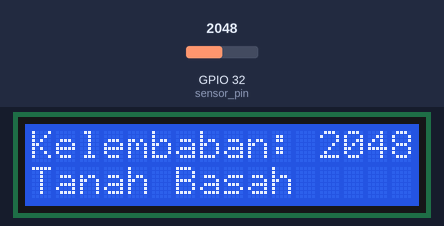
This sketch was run on a simulated ESP32. Shown: 16×2 character LCD. Inputs (shaded band) come from the test bench; at power-on: GPIO 32 (sensor_pin) = 2048. What the sketch prints to the serial monitor is not drawn.

Above: at 3.2 s.
3.3 s: GPIO 32 (sensor_pin) set to 2233
At 5.0 s:
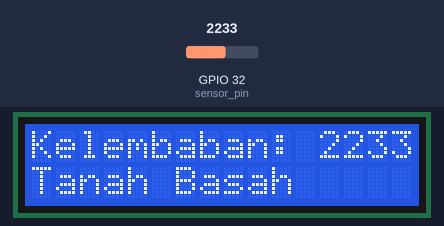
5.6 s: GPIO 32 (sensor_pin) set to 2355
At 7.3 s:
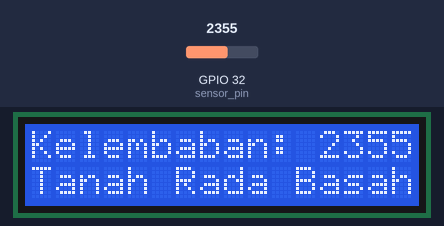
7.7 s: GPIO 32 (sensor_pin) set to 2964
At 9.4 s:
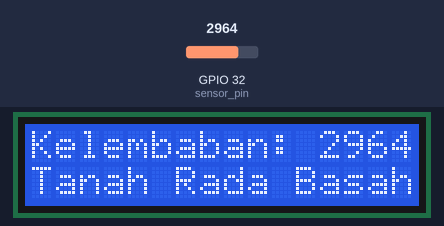
9.7 s: GPIO 32 (sensor_pin) set to 3037
At 11.8 s:
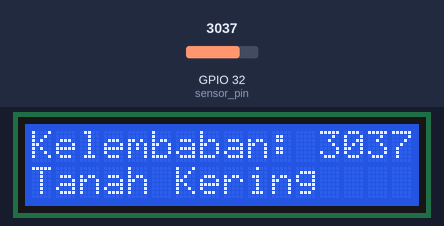
Timing chart, 0 to 12.8 s (numbered marks = the images above; inputs shaded):
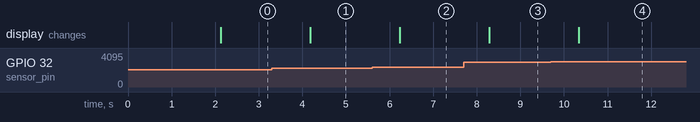

Measured:
- the behaviour switches between 2299 and 2300 on GPIO 32 (sensor_pin) (found by bisection; images 1 and 2)
- the behaviour switches between 3000 and 3001 on GPIO 32 (sensor_pin) (found by bisection; images 3 and 4)
- after the input at 3.3 s, the display: changes after 0.88 s (image 1)
- after the input at 5.6 s, the display: changes after 0.63 s (image 2)
- after the input at 7.7 s, the display: changes after 0.59 s (image 3)
- after the input at 9.7 s, the display: changes after 0.64 s (image 4)

The sketch:

Mappi32_SoilMoisture.ino
```cpp
#include <Wire.h>
#include <LiquidCrystal_I2C.h>

// Definisi Pin
const int sensor_pin = 32; // Sensor Pin

// Inisialisasi LCD (alamat 0x27 untuk display 16x2)
LiquidCrystal_I2C lcd(0x27, 16, 2);

void setup() {
  // Inisialisasi Serial untuk debugging
  Serial.begin(9600);

  // Inisialisasi pin
  pinMode(sensor_pin, INPUT);

  // Inisialisasi LCD
  lcd.init();
  lcd.backlight(); // Nyalakan backlight LCD

  // Menampilkan pesan awal pada LCD
  lcd.setCursor(0, 0);
  lcd.print("Soil Moisture");
  lcd.setCursor(0, 1);
  lcd.print("Initializing...");
  delay(2000); // Tampilkan pesan selama 2 detik
  lcd.clear();
}

void loop() {
  // Membaca nilai kelembapan tanah dari sensor
  int sensor_data = analogRead(sensor_pin);
  Serial.print("Sensor_data: ");
  Serial.print(sensor_data);
  Serial.print("\t | ");

  // Menampilkan data kelembapan pada LCD
  lcd.setCursor(0, 0); // Set cursor ke baris pertama
  lcd.print("Kelembaban: ");
  lcd.print(sensor_data);
  lcd.print("   "); // Tambahkan spasi untuk menghapus karakter sebelumnya

  // Menampilkan status kelembapan pada LCD
  lcd.setCursor(0, 1); // Set cursor ke baris kedua
  if (sensor_data > 3000) {
    Serial.println("No moisture, Soil is dry");
    lcd.print("Tanah Kering    ");
  }
  else if (sensor_data >= 2300 && sensor_data <= 2500) {
    Serial.println("There is some moisture, Soil is medium");
    lcd.print("Tanah Rada Basah");
  }
  else if (sensor_data < 2200) {
    Serial.println("Soil is wet");
    lcd.print("Tanah Basah     ");
  }

  delay(1000); // Delay 1 detik sebelum pembacaan berikutnya
}
```
